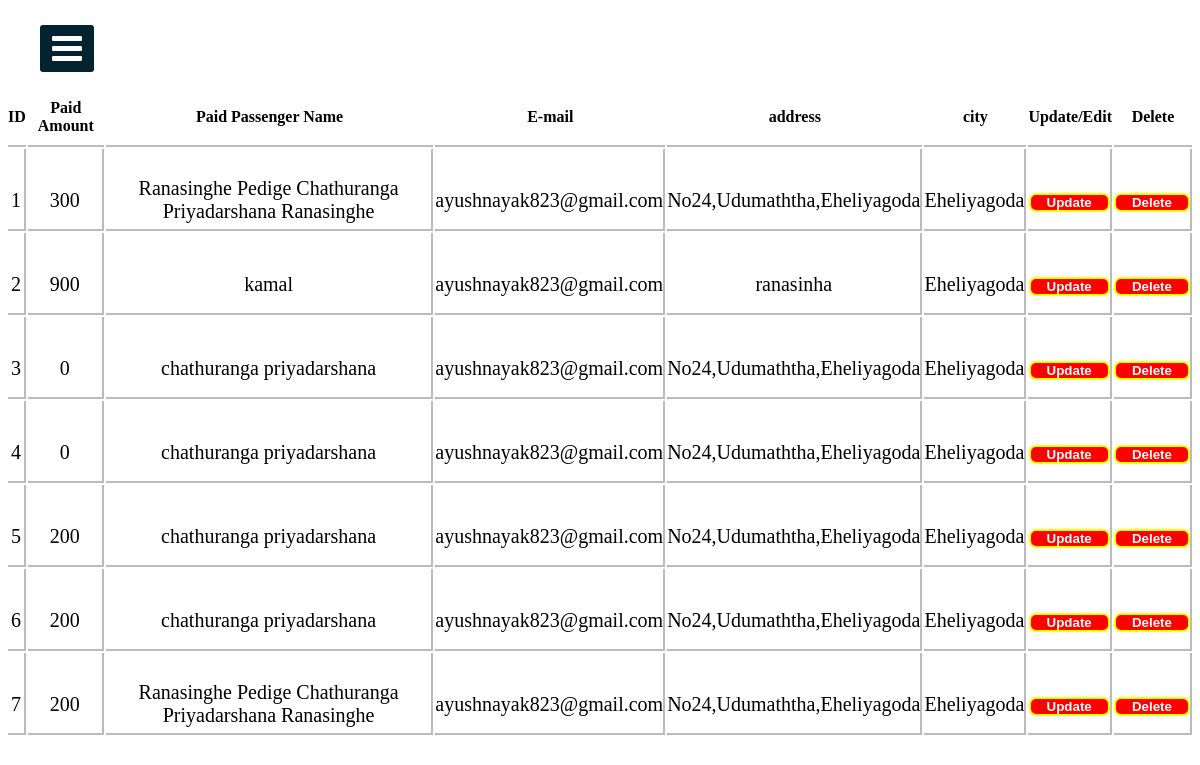
Page /PaymentManage.php on the committed database.
### tables this page shows
CREATE TABLE `payment` (
  `id` int(11) NOT NULL,
  `amount` float NOT NULL,
  `name` varchar(255) NOT NULL,
  `email` varchar(255) NOT NULL,
  `address` varchar(255) NOT NULL,
  `city` varchar(255) NOT NULL,
  `state` varchar(255) NOT NULL,
  `zip_code` int(6) NOT NULL,
  `card_name` varchar(255) NOT NULL,
  `card_number` varchar(16) NOT NULL,
  `exp_month` varchar(20) NOT NULL,
  `exp_year` varchar(20) NOT NULL,
  `cvv` int(4) NOT NULL
);

### PaymentManage.php (the view, shortened to what this page needs)
<?php include("connection.php")?>
<!DOCTYPE html>
<html>
<head>
  <link rel="stylesheet" href="https://cdnjs.cloudflare.com/ajax/libs/font-awesome/4.7.0/css/font-awesome.min.css">
<link rel="stylesheet" href="cssfile/sidebar.css">
</head>
<body>
  <label for="check">
<i class="fa fa-bars" id="btn"></i>
  </label>
<div class="sidebar2">
    <h1 class="adminTopic">Transaction Received...</h1>
<?php
    $sqlget="SELECT * FROM payment";
    $sqldata=mysqli_query($conn,$sqlget) or die('error getting');
    echo "<table>";
    echo "<tr>
      <th>ID</th>
    <th>Paid Amount</th>
    <th>Paid Passenger Name</th>
    <th>E-mail</th>
    <th>address</th>
    <th>city</th>
    <th>Update/Edit</th>
    <th>Delete</th>
       </tr>";
       while ($row=mysqli_fetch_array($sqldata,MYSQLI_ASSOC))
       {
        echo "<tr><td>";
        echo $row['id'];
        echo "</td><td>";
        echo $row['amount'];
        echo "</td><td>";
        echo $row['name'];
        echo "</td><td>";
        echo $row['email'];
        echo "</td><td>";
        echo $row['address'];
        echo "</td><td>";
        echo $row['city'];
        echo "</td>";
        ?>
        <td>
        <button style="border:2px solid yellow; border-radius:7px; background-color:red;color:white;">
          <a href="updateTransactionRecivied.php?id=<?php echo $row['id'];?>">
          Update
          </a>
        </button>
        </td>
        <td>
        <button style="border:2px solid yellow; border-radius:7px; background-color:red;color:white;">
          <a href="deleteTransactionRecivied.php?id=<?php echo $row['id'];?>">
          Delete
          </a>
        </button>
        </td>
      </tr>
<?php
       }
       echo "</table>";
?>
</div>
</body>
</html>

### cssfile/sidebar.css (style rules this page uses)
* { margin: 0; padding: 0; list-style: none; text-decoration: none; }
label #btn, label #cancle { position: absolute; cursor: pointer; background: #042331; color: #fff; border-radius: 3px; }
label #btn { left: 40px; top: 25px; font-size: 35px; color: #fff; padding: 6px 12px; transition: all 0.5s; }

### PaymentManage.php (style rules this page uses)
body { background-image: url("image/1.jpg"); background-position: center; background-size: cover; height: 700px; background-repeat: no-repeat; background-attachment: fixed; }
.adminTopic { text-align: center; color: #fff; }
table { width:99%; border-collapse: separate !important; margin:auto; text-align:center; margin-top:50px; background-color: rgb(255, 255, 255); border-radius: 10px 10px 0px 0px; }
table th { border-bottom:2px solid rgb(187, 187, 187); padding:10px 0px 10px 0px; font-family: "balsamiq_sansitalic" !important; }
table tr td { border-right: 2px solid rgb(187, 187, 187); height: 58px; padding: 22px 0px 0px 0px; font-family: "monospace;" !important; border-bottom: 2px solid rgb(187, 187, 187); font-size: 20px; }
table tr td a { color: white; border-radius: 5px; padding: 6px; text-decoration: none; margin: 10px; font-weight: 700; }
button { padding: 5px 5px 5px 5x; }

### rows in the picture
payment: id "1", amount "300", name "Ranasinghe Pedige Chathuranga Priyadarshana Ranasinghe", email "ayushnayak823@gmail.com", address "No24,Udumaththa,Eheliyagoda", city "Eheliyagoda"
payment: id "2", amount "900", name "kamal", email "ayushnayak823@gmail.com", address "ranasinha", city "Eheliyagoda"
payment: id "3", amount "0", name "chathuranga priyadarshana", email "ayushnayak823@gmail.com", address "No24,Udumaththa,Eheliyagoda", city "Eheliyagoda"
payment: id "4", amount "0", name "chathuranga priyadarshana", email "ayushnayak823@gmail.com", address "No24,Udumaththa,Eheliyagoda", city "Eheliyagoda"
payment: id "5", amount "200", name "chathuranga priyadarshana", email "ayushnayak823@gmail.com", address "No24,Udumaththa,Eheliyagoda", city "Eheliyagoda"
payment: id "6", amount "200", name "chathuranga priyadarshana", email "ayushnayak823@gmail.com", address "No24,Udumaththa,Eheliyagoda", city "Eheliyagoda"
payment: id "7", amount "200", name "Ranasinghe Pedige Chathuranga Priyadarshana Ranasinghe", email "ayushnayak823@gmail.com", address "No24,Udumaththa,Eheliyagoda", city "Eheliyagoda"
